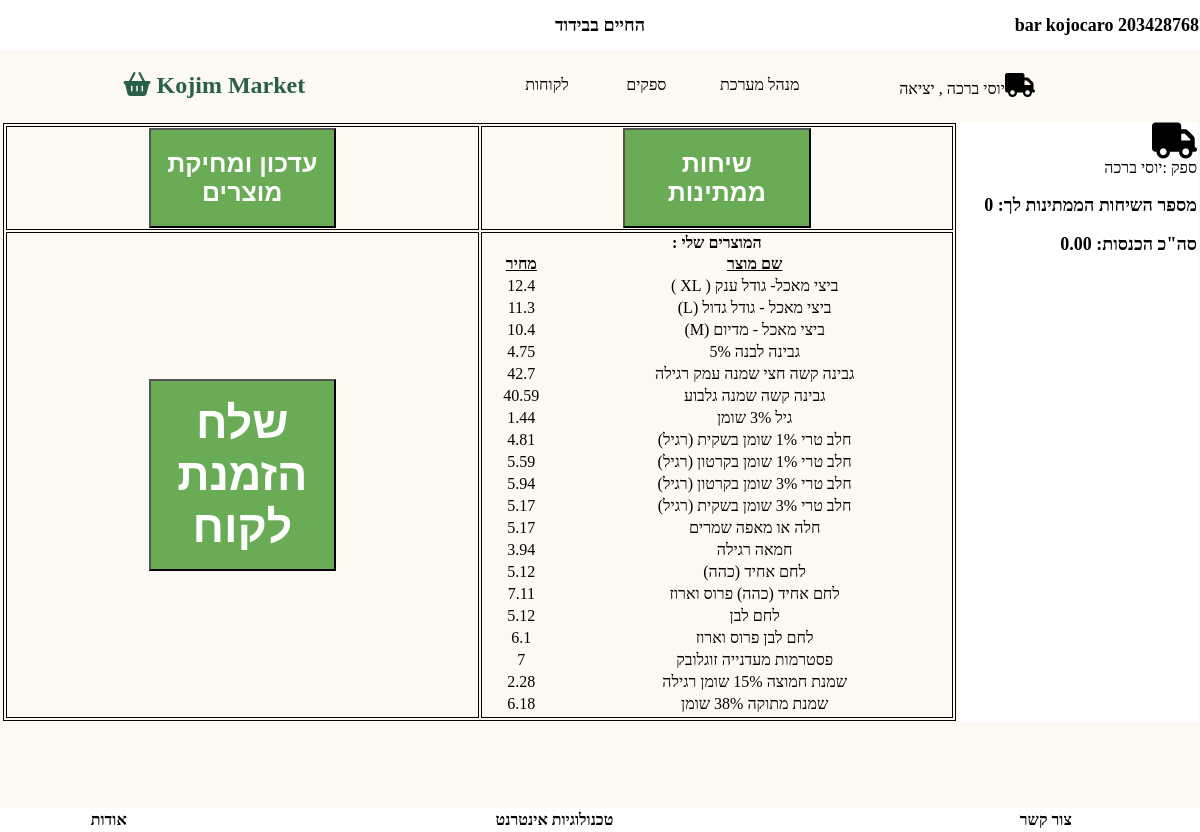
The app's page /suppliers.php (signed in) with its own data.
### tables this page shows
CREATE TABLE `product` (
  `p_shop_id` int(11) UNSIGNED NOT NULL COMMENT 'קוד חנות',
  `p_category` int(11) UNSIGNED NOT NULL COMMENT 'קטגוריה',
  `p_id` int(11) NOT NULL,
  `p_description` varchar(50) NOT NULL COMMENT 'תיאור המוצר',
  `p_cost` float NOT NULL COMMENT 'מחיר המוצר',
  `p_stock` varchar(10) NOT NULL COMMENT 'נמצא במלאי'
);

### suppliers.php (the view, shortened to what this page needs)
<?php
		  include "inc_db.php";
		  	include "header_inc.php";
		  $id=$_SESSION['supp_id'];
?>
<html>
<head>
</head>
<body>
<table style="width: 100%; height:90%; ">
	<tr>
		<td class ="suppliers_td_left" dir="rtl">
		<table style="width: 100%;height:100%;border:thin black solid;">
			<tr>
				<td id="show_conv" class="td_add_product" >
		<button class="buttom_conv" onclick="use_ajax('show_conv','show_converstions.php')">שיחות ממתינות</button>
				</td>
				<td id="update" class="td_add_product" >
				<button class="buttom_conv" onclick="use_ajax('update','update_products')">עדכון ומחיקת מוצרים</button>
				</td>
			</tr>
			<tr>
				<td class="td_add_product" >
				<strong>המוצרים שלי :</strong>
				<table style="width:100%; ">
				<tr>
				<td style="text-decoration: underline"> <strong>שם מוצר</strong></td>
				<td style="text-decoration: underline"><strong>מחיר</strong></td>
				</tr>
				<?php
		       $result = $conn->query("SELECT * FROM product where p_shop_id=\"$id\"");
				if ($result->num_rows > 0)
				{
	               while($row1 = $result->fetch_array(MYSQLI_ASSOC))
					{
						echo  ' <tr id="supp_product" class="supp_product"	> <td id="disp">'.$row1['p_description'].'</td> <td id="disp">'.$row1['p_cost'].'</td>  </tr>'  ;
					}
					}
			?>
				</table>
				</td>
				<td id="td_add_product" class="td_add_product">
				<button class="buttom_add_product" onclick="use_ajax('td_add_product','add_product_supplier.php')">שלח הזמנת לקוח</button>
				</td>
			</tr>
		</table>
		</td>
		<td class ="suppliers_td_right" valign="top" dir="rtl">
		<i style='font-size:36px' class='fas'>&#xf0d1;</i>
		<br>
		ספק	:<?php echo $_SESSION["supp_name"]?>
		<br>
		<p class="customers_p">  מספר השיחות הממתינות לך: <?php
            $resultNumConv = $conn->query(" SELECT * FROM `chat` WHERE t1 ='s_".$_SESSION['supp_id']."' GROUP BY t2");
		    $numOfConv = $resultNumConv->num_rows;
                                                                                     echo $numOfConv   ?></p>
		<p class="customers_p">  סה"כ הכנסות: <?php
     $id_rev=$_SESSION['supp_id'];
     $result33 = $conn->query("SELECT SUM(l_price) FROM log  where l_S_id=\"$id_rev\"");
	 $row13 = $result33->fetch_array(MYSQLI_ASSOC);
     $sum =   $row13['SUM(l_price)'];
	 echo number_format((float)$sum, 2, '.', '');
                                                              ?></p>
		</td>
	</tr>
</table>
<br><br><br><br><br><br>
<?php
	include "footer_inc.php";
 	              				 ?>
</body>
</html>

### design_bar.css (style rules this page uses)
.customers_p { font-size:large; font-weight:bold; }
.suppliers_td_left { width:80%; }
.suppliers_td_right { background-color:white; width:20%; }
.buttom_add_product { position: relative; right: 0%; width: 40%; height: 40%; background-color: #6AAC56; color:white; font-weight:bolder; font-size:45px; }
.buttom_conv { position: relative; right: 0%; width: 40%; height: 100px; background-color: #6AAC56; color:white; font-weight:bolder; font-size:25px; }
.td_add_product { border: thin black solid; vertical-align: center; text-align: center; width:50%; height:50%; }

### records on screen
product: p_description "ביצי מאכל- גודל ענק ( XL )", p_cost "12.4"
product: p_description "ביצי מאכל - גודל גדול (L)", p_cost "11.3"
product: p_description "ביצי מאכל - מדיום (M)", p_cost "10.4"
product: p_description "גבינה לבנה 5%", p_cost "4.75"
product: p_description "גבינה קשה חצי שמנה עמק רגילה", p_cost "42.7"
product: p_description "גבינה קשה שמנה גלבוע", p_cost "40.59"
product: p_description "גיל 3% שומן", p_cost "1.44"
product: p_description "חלב טרי 1% שומן בשקית (רגיל)", p_cost "4.81"
product: p_description "חלב טרי 1% שומן בקרטון (רגיל)", p_cost "5.59"
product: p_description "חלב טרי 3% שומן בקרטון (רגיל)", p_cost "5.94"
product: p_description "חלב טרי 3% שומן בשקית (רגיל)", p_cost "5.17"
product: p_description "חלה או מאפה שמרים", p_cost "5.17"
product: p_description "חמאה רגילה", p_cost "3.94"
product: p_description "לחם אחיד (כהה)", p_cost "5.12"
product: p_description "לחם אחיד (כהה) פרוס וארוז", p_cost "7.11"
product: p_description "לחם לבן", p_cost "5.12"
product: p_description "לחם לבן פרוס וארוז", p_cost "6.1"
product: p_description "פסטרמות מעדנייה זוגלובק", p_cost "7"
product: p_description "שמנת חמוצה 15% שומן רגילה", p_cost "2.28"
product: p_description "שמנת מתוקה 38% שומן", p_cost "6.18"

### other values on screen
$_SESSION["supp_name"] "יוסי ברכה"
$numOfConv "0"
$sum "0.00"
